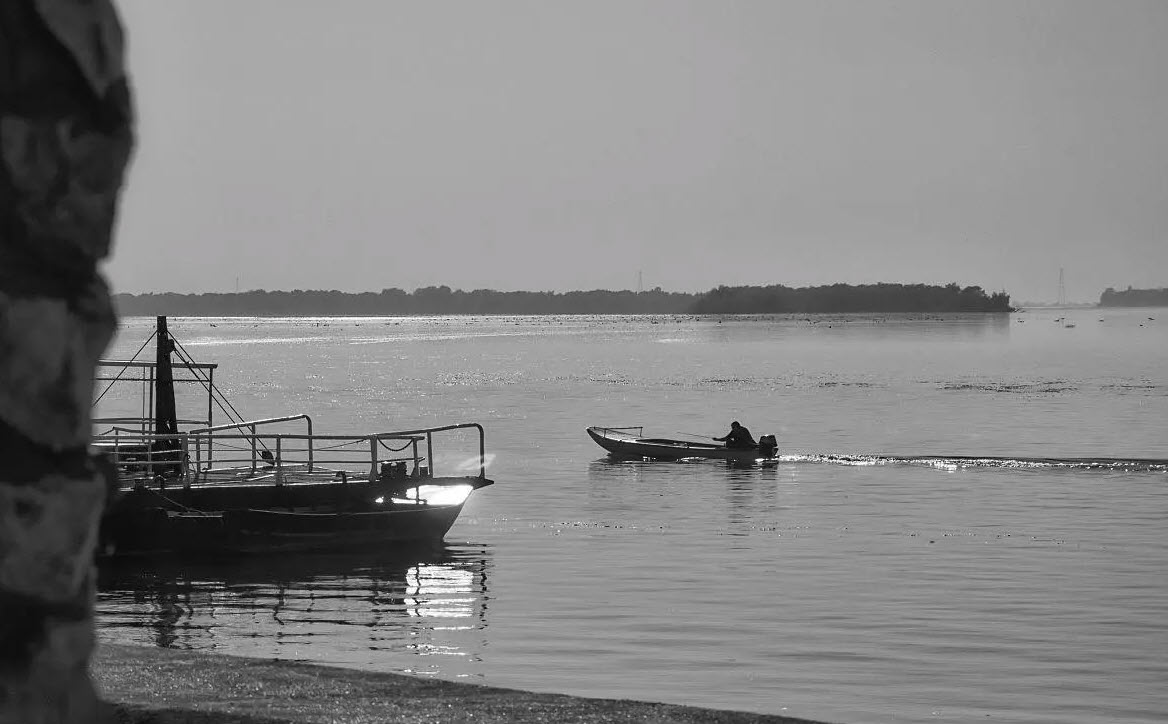
#> input picture material/list/lake.jpg, 1168 x 724 px
$ python 4-1.py
#> lines starting #> are read from the running program, lines starting #| are printed output that depends on the picture
import matplotlib
matplotlib.use('TkAgg')   # 必须放在 import pyplot 之前
import cv2		#导入OpenCV库
import matplotlib.pyplot as plt	#导入Matplotlib库
image=cv2.imread("../material/list/lake.jpg")		#读取图像
#> image is the input picture: shape (724, 1168, 3); mean B, G, R 130.9, 130.8, 130.9
#统计图像直方图信息
hist=cv2.calcHist([image],[0],None,[256],[0,255])
#> hist = 256 values, max 83904 at index 169, min 0 at index 255, mean 3301.6
plt.plot(hist)              #绘制图形
plt.show()                  #显示图形
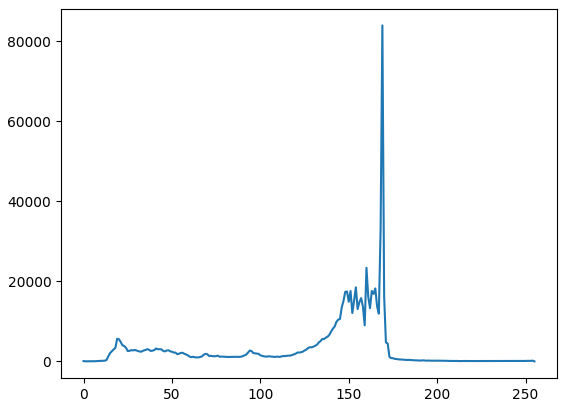
#> figure drawn by matplotlib, 1 panel; curve peaks at x = 169, y = 83904
